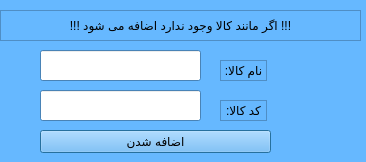
<?xml version="1.0" encoding="UTF-8"?>
<ui version="4.0">
 <class>Dialog</class>
 <widget class="QDialog" name="Dialog">
  <property name="geometry">
   <rect>
    <x>0</x>
    <y>0</y>
    <width>366</width>
    <height>162</height>
   </rect>
  </property>
  <property name="minimumSize">
   <size>
    <width>366</width>
    <height>162</height>
   </size>
  </property>
  <property name="maximumSize">
   <size>
    <width>366</width>
    <height>162</height>
   </size>
  </property>
  <property name="palette">
   <palette>
    <active>
     <colorrole role="WindowText">
      <brush brushstyle="SolidPattern">
       <color alpha="255">
        <red>0</red>
        <green>0</green>
        <blue>0</blue>
       </color>
      </brush>
     </colorrole>
     <colorrole role="Button">
      <brush brushstyle="SolidPattern">
       <color alpha="255">
        <red>102</red>
        <green>184</green>
        <blue>255</blue>
       </color>
      </brush>
     </colorrole>
     <colorrole role="Light">
      <brush brushstyle="SolidPattern">
       <color alpha="255">
        <red>230</red>
        <green>244</green>
        <blue>255</blue>
       </color>
      </brush>
     </colorrole>
     <colorrole role="Midlight">
      <brush brushstyle="SolidPattern">
       <color alpha="255">
        <red>166</red>
        <green>214</green>
        <blue>255</blue>
       </color>
      </brush>
     </colorrole>
     <colorrole role="Dark">
      <brush brushstyle="SolidPattern">
       <color alpha="255">
        <red>51</red>
        <green>92</green>
        <blue>127</blue>
       </color>
      </brush>
     </colorrole>
     <colorrole role="Mid">
      <brush brushstyle="SolidPattern">
       <color alpha="255">
        <red>68</red>
        <green>123</green>
        <blue>170</blue>
       </color>
      </brush>
     </colorrole>
     <colorrole role="Text">
      <brush brushstyle="SolidPattern">
       <color alpha="255">
        <red>0</red>
        <green>0</green>
        <blue>0</blue>
       </color>
      </brush>
     </colorrole>
     <colorrole role="BrightText">
      <brush brushstyle="SolidPattern">
       <color alpha="255">
        <red>255</red>
        <green>255</green>
        <blue>255</blue>
       </color>
      </brush>
     </colorrole>
     <colorrole role="ButtonText">
      <brush brushstyle="SolidPattern">
       <color alpha="255">
        <red>0</red>
        <green>0</green>
        <blue>0</blue>
       </color>
      </brush>
     </colorrole>
     <colorrole role="Base">
      <brush brushstyle="SolidPattern">
       <color alpha="255">
        <red>255</red>
        <green>255</green>
        <blue>255</blue>
       </color>
      </brush>
     </colorrole>
     <colorrole role="Window">
      <brush brushstyle="SolidPattern">
       <color alpha="255">
        <red>102</red>
        <green>184</green>
        <blue>255</blue>
       </color>
      </brush>
     </colorrole>
     <colorrole role="Shadow">
      <brush brushstyle="SolidPattern">
       <color alpha="255">
        <red>0</red>
        <green>0</green>
        <blue>0</blue>
       </color>
      </brush>
     </colorrole>
     <colorrole role="AlternateBase">
      <brush brushstyle="SolidPattern">
       <color alpha="255">
        <red>178</red>
        <green>219</green>
        <blue>255</blue>
       </color>
      </brush>
     </colorrole>
     <colorrole role="ToolTipBase">
      <brush brushstyle="SolidPattern">
       <color alpha="255">
        <red>255</red>
        <green>255</green>
        <blue>220</blue>
       </color>
      </brush>
     </colorrole>
     <colorrole role="ToolTipText">
      <brush brushstyle="SolidPattern">
       <color alpha="255">
        <red>0</red>
        <green>0</green>
        <blue>0</blue>
       </color>
      </brush>
     </colorrole>
    </active>
    <inactive>
     <colorrole role="WindowText">
      <brush brushstyle="SolidPattern">
       <color alpha="255">
        <red>0</red>
        <green>0</green>
        <blue>0</blue>
       </color>
      </brush>
     </colorrole>
     <colorrole role="Button">
      <brush brushstyle="SolidPattern">
       <color alpha="255">
        <red>102</red>
        <green>184</green>
        <blue>255</blue>
       </color>
      </brush>
     </colorrole>
     <colorrole role="Light">
      <brush brushstyle="SolidPattern">
       <color alpha="255">
        <red>230</red>
        <green>244</green>
        <blue>255</blue>
       </color>
      </brush>
     </colorrole>
     <colorrole role="Midlight">
      <brush brushstyle="SolidPattern">
       <color alpha="255">
        <red>166</red>
        <green>214</green>
        <blue>255</blue>
       </color>
      </brush>
     </colorrole>
     <colorrole role="Dark">
      <brush brushstyle="SolidPattern">
       <color alpha="255">
        <red>51</red>
        <green>92</green>
        <blue>127</blue>
       </color>
      </brush>
     </colorrole>
     <colorrole role="Mid">
      <brush brushstyle="SolidPattern">
       <color alpha="255">
        <red>68</red>
        <green>123</green>
        <blue>170</blue>
       </color>
      </brush>
     </colorrole>
     <colorrole role="Text">
      <brush brushstyle="SolidPattern">
       <color alpha="255">
        <red>0</red>
        <green>0</green>
        <blue>0</blue>
       </color>
      </brush>
     </colorrole>
     <colorrole role="BrightText">
      <brush brushstyle="SolidPattern">
       <color alpha="255">
        <red>255</red>
        <green>255</green>
        <blue>255</blue>
       </color>
      </brush>
     </colorrole>
     <colorrole role="ButtonText">
      <brush brushstyle="SolidPattern">
       <color alpha="255">
        <red>0</red>
        <green>0</green>
        <blue>0</blue>
       </color>
      </brush>
     </colorrole>
     <colorrole role="Base">
      <brush brushstyle="SolidPattern">
       <color alpha="255">
        <red>255</red>
        <green>255</green>
        <blue>255</blue>
       </color>
      </brush>
     </colorrole>
     <colorrole role="Window">
      <brush brushstyle="SolidPattern">
       <color alpha="255">
        <red>102</red>
        <green>184</green>
        <blue>255</blue>
       </color>
      </brush>
     </colorrole>
     <colorrole role="Shadow">
      <brush brushstyle="SolidPattern">
       <color alpha="255">
        <red>0</red>
        <green>0</green>
        <blue>0</blue>
       </color>
      </brush>
     </colorrole>
     <colorrole role="AlternateBase">
      <brush brushstyle="SolidPattern">
       <color alpha="255">
        <red>178</red>
        <green>219</green>
        <blue>255</blue>
       </color>
      </brush>
     </colorrole>
     <colorrole role="ToolTipBase">
      <brush brushstyle="SolidPattern">
       <color alpha="255">
        <red>255</red>
        <green>255</green>
        <blue>220</blue>
       </color>
      </brush>
     </colorrole>
     <colorrole role="ToolTipText">
      <brush brushstyle="SolidPattern">
       <color alpha="255">
        <red>0</red>
        <green>0</green>
        <blue>0</blue>
       </color>
      </brush>
     </colorrole>
    </inactive>
    <disabled>
     <colorrole role="WindowText">
      <brush brushstyle="SolidPattern">
       <color alpha="255">
        <red>51</red>
        <green>92</green>
        <blue>127</blue>
       </color>
      </brush>
     </colorrole>
     <colorrole role="Button">
      <brush brushstyle="SolidPattern">
       <color alpha="255">
        <red>102</red>
        <green>184</green>
        <blue>255</blue>
       </color>
      </brush>
     </colorrole>
     <colorrole role="Light">
      <brush brushstyle="SolidPattern">
       <color alpha="255">
        <red>230</red>
        <green>244</green>
        <blue>255</blue>
       </color>
      </brush>
     </colorrole>
     <colorrole role="Midlight">
      <brush brushstyle="SolidPattern">
       <color alpha="255">
        <red>166</red>
        <green>214</green>
        <blue>255</blue>
       </color>
      </brush>
     </colorrole>
     <colorrole role="Dark">
      <brush brushstyle="SolidPattern">
       <color alpha="255">
        <red>51</red>
        <green>92</green>
        <blue>127</blue>
       </color>
      </brush>
     </colorrole>
     <colorrole role="Mid">
      <brush brushstyle="SolidPattern">
       <color alpha="255">
        <red>68</red>
        <green>123</green>
        <blue>170</blue>
       </color>
      </brush>
     </colorrole>
     <colorrole role="Text">
      <brush brushstyle="SolidPattern">
       <color alpha="255">
        <red>51</red>
        <green>92</green>
        <blue>127</blue>
       </color>
      </brush>
     </colorrole>
     <colorrole role="BrightText">
      <brush brushstyle="SolidPattern">
       <color alpha="255">
        <red>255</red>
        <green>255</green>
        <blue>255</blue>
       </color>
      </brush>
     </colorrole>
     <colorrole role="ButtonText">
      <brush brushstyle="SolidPattern">
       <color alpha="255">
        <red>51</red>
        <green>92</green>
        <blue>127</blue>
       </color>
      </brush>
     </colorrole>
     <colorrole role="Base">
      <brush brushstyle="SolidPattern">
       <color alpha="255">
        <red>102</red>
        <green>184</green>
        <blue>255</blue>
       </color>
      </brush>
     </colorrole>
     <colorrole role="Window">
      <brush brushstyle="SolidPattern">
       <color alpha="255">
        <red>102</red>
        <green>184</green>
        <blue>255</blue>
       </color>
      </brush>
     </colorrole>
     <colorrole role="Shadow">
      <brush brushstyle="SolidPattern">
       <color alpha="255">
        <red>0</red>
        <green>0</green>
        <blue>0</blue>
       </color>
      </brush>
     </colorrole>
     <colorrole role="AlternateBase">
      <brush brushstyle="SolidPattern">
       <color alpha="255">
        <red>102</red>
        <green>184</green>
        <blue>255</blue>
       </color>
      </brush>
     </colorrole>
     <colorrole role="ToolTipBase">
      <brush brushstyle="SolidPattern">
       <color alpha="255">
        <red>255</red>
        <green>255</green>
        <blue>220</blue>
       </color>
      </brush>
     </colorrole>
     <colorrole role="ToolTipText">
      <brush brushstyle="SolidPattern">
       <color alpha="255">
        <red>0</red>
        <green>0</green>
        <blue>0</blue>
       </color>
      </brush>
     </colorrole>
    </disabled>
   </palette>
  </property>
  <property name="windowTitle">
   <string>Dialog</string>
  </property>
  <widget class="QLineEdit" name="lineEdit">
   <property name="geometry">
    <rect>
     <x>40</x>
     <y>50</y>
     <width>161</width>
     <height>31</height>
    </rect>
   </property>
   <property name="frame">
    <bool>true</bool>
   </property>
  </widget>
  <widget class="QLabel" name="label">
   <property name="geometry">
    <rect>
     <x>220</x>
     <y>60</y>
     <width>47</width>
     <height>21</height>
    </rect>
   </property>
   <property name="frameShape">
    <enum>QFrame::StyledPanel</enum>
   </property>
   <property name="frameShadow">
    <enum>QFrame::Sunken</enum>
   </property>
   <property name="lineWidth">
    <number>10</number>
   </property>
   <property name="text">
    <string>نام کالا:</string>
   </property>
   <property name="textFormat">
    <enum>Qt::AutoText</enum>
   </property>
   <property name="alignment">
    <set>Qt::AlignCenter</set>
   </property>
  </widget>
  <widget class="QLineEdit" name="lineEdit_2">
   <property name="geometry">
    <rect>
     <x>40</x>
     <y>90</y>
     <width>161</width>
     <height>31</height>
    </rect>
   </property>
   <property name="frame">
    <bool>true</bool>
   </property>
  </widget>
  <widget class="QLabel" name="label_2">
   <property name="geometry">
    <rect>
     <x>220</x>
     <y>100</y>
     <width>47</width>
     <height>21</height>
    </rect>
   </property>
   <property name="frameShape">
    <enum>QFrame::StyledPanel</enum>
   </property>
   <property name="frameShadow">
    <enum>QFrame::Sunken</enum>
   </property>
   <property name="lineWidth">
    <number>10</number>
   </property>
   <property name="text">
    <string>کد کالا:</string>
   </property>
   <property name="textFormat">
    <enum>Qt::AutoText</enum>
   </property>
   <property name="alignment">
    <set>Qt::AlignCenter</set>
   </property>
  </widget>
  <widget class="QPushButton" name="pushButton">
   <property name="geometry">
    <rect>
     <x>40</x>
     <y>130</y>
     <width>231</width>
     <height>23</height>
    </rect>
   </property>
   <property name="text">
    <string>اضافه شدن</string>
   </property>
  </widget>
  <widget class="QLabel" name="label_3">
   <property name="geometry">
    <rect>
     <x>0</x>
     <y>10</y>
     <width>361</width>
     <height>31</height>
    </rect>
   </property>
   <property name="frameShape">
    <enum>QFrame::StyledPanel</enum>
   </property>
   <property name="frameShadow">
    <enum>QFrame::Sunken</enum>
   </property>
   <property name="lineWidth">
    <number>10</number>
   </property>
   <property name="text">
    <string>!!! اگر مانند کالا وجود ندارد اضافه می شود !!!</string>
   </property>
   <property name="textFormat">
    <enum>Qt::AutoText</enum>
   </property>
   <property name="alignment">
    <set>Qt::AlignCenter</set>
   </property>
  </widget>
 </widget>
 <resources/>
 <connections/>
</ui>
